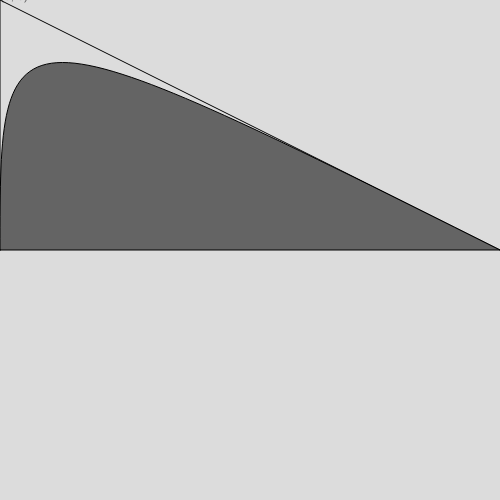
Frame 1 (no input)
Frame 60 (no input): identical to frame 1, image omitted
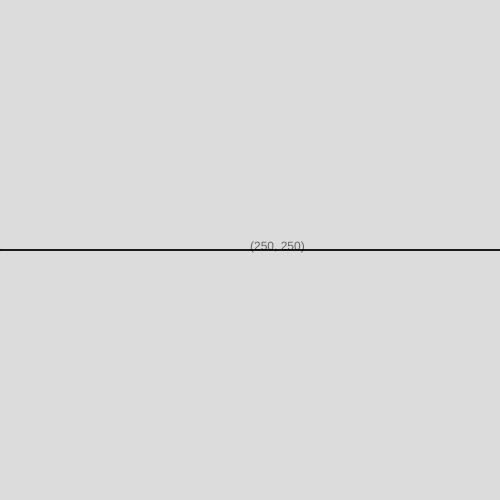
Frame 120 (the mouse pressed at the canvas centre since frame 60)

The p5.js sketch that drew these frames (run headless with seeded random() and noise() and a simulated clock; from frame 60 on, the mouse is pressed at the canvas centre):

// p5.js sketch
// ── sketch.js
function setup() {
  createCanvas(500, 500);
 
 
 }

function draw() {
 background(220); 
 beginShape();
 strokeWeight(1);
 vertex(0,250);
 noFill();
 bezierVertex(mouseX, mouseY, mouseX, mouseY, 500, 250);
// bezierVertex(300, 250, 200, 550, 400, 250);

 fill(100);
 text("(" + mouseX + ", " + mouseY + ")", mouseX, mouseY);

line(0,250,mouseX,mouseY);
line(500,250,mouseX,mouseY);

endShape(CLOSE);


 
  }
  
